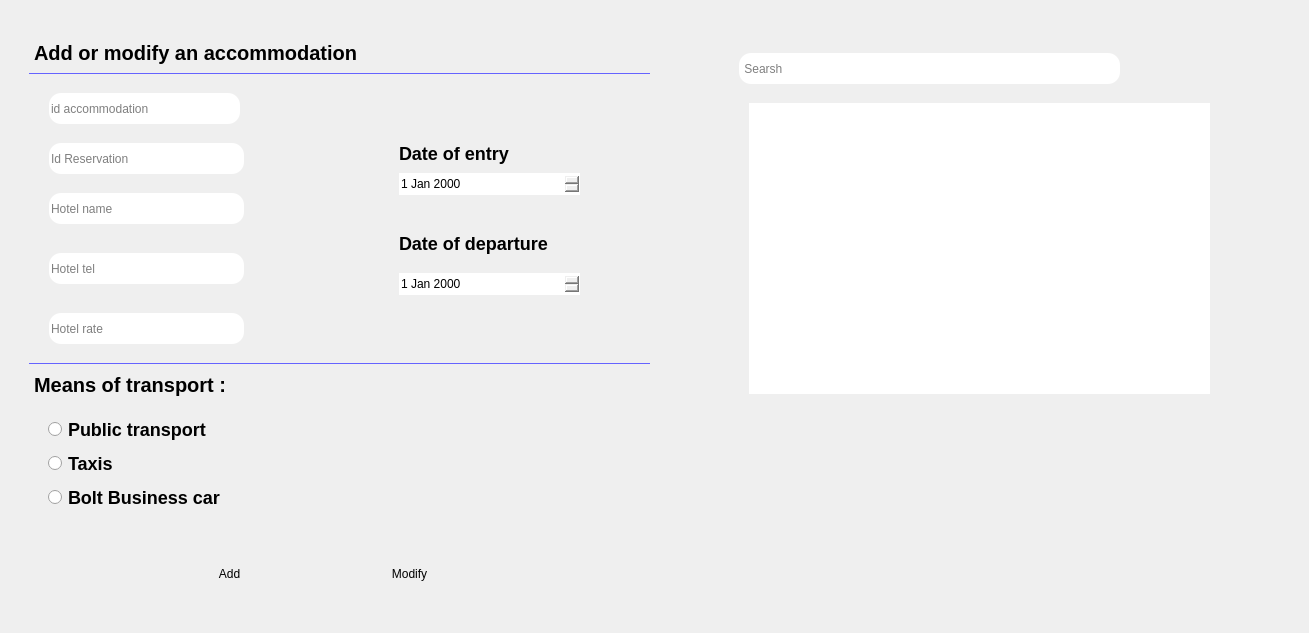
     <widget class="QWidget" name="accommodation_tab1">
      <attribute name="title">
       <string>Accommodation</string>
      </attribute>
      <widget class="QWidget" name="accommodation1" native="true">
       <property name="geometry">
        <rect>
         <x>29</x>
         <y>33</y>
         <width>621</width>
         <height>591</height>
        </rect>
       </property>
       <property name="sizeIncrement">
        <size>
         <width>1200</width>
         <height>1200</height>
        </size>
       </property>
       <property name="styleSheet">
        <string notr="true">border-radius:12px;</string>
       </property>
       <widget class="QLabel" name="label_41">
        <property name="geometry">
         <rect>
          <x>0</x>
          <y>0</y>
          <width>621</width>
          <height>41</height>
         </rect>
        </property>
        <property name="styleSheet">
         <string notr="true">background:transparent;
border-radius:0px;
font-size:20px;
font-weight:700;
border-bottom:1px solid #6563FF;</string>
        </property>
        <property name="text">
         <string>Add or modify an accommodation</string>
        </property>
       </widget>
       <widget class="QPushButton" name="pushButton_22">
        <property name="geometry">
         <rect>
          <x>130</x>
          <y>520</y>
          <width>141</width>
          <height>41</height>
         </rect>
        </property>
        <property name="text">
         <string>Add</string>
        </property>
       </widget>
       <widget class="QPushButton" name="pushButton_23">
        <property name="geometry">
         <rect>
          <x>310</x>
          <y>520</y>
          <width>141</width>
          <height>41</height>
         </rect>
        </property>
        <property name="text">
         <string>Modify</string>
        </property>
       </widget>
       <widget class="QLineEdit" name="id_accommodation_line">
        <property name="geometry">
         <rect>
          <x>20</x>
          <y>60</y>
          <width>191</width>
          <height>31</height>
         </rect>
        </property>
        <property name="text">
         <string/>
        </property>
        <property name="placeholderText">
         <string>id accommodation</string>
        </property>
       </widget>
       <widget class="QLineEdit" name="hotelname_accommodation_line">
        <property name="geometry">
         <rect>
          <x>20</x>
          <y>160</y>
          <width>195</width>
          <height>31</height>
         </rect>
        </property>
        <property name="text">
         <string/>
        </property>
        <property name="placeholderText">
         <string>Hotel name</string>
        </property>
       </widget>
       <widget class="QDateEdit" name="dateEdit_6">
        <property name="geometry">
         <rect>
          <x>370</x>
          <y>140</y>
          <width>181</width>
          <height>22</height>
         </rect>
        </property>
       </widget>
       <widget class="QLineEdit" name="hoteltelph_accommodation_line">
        <property name="geometry">
         <rect>
          <x>20</x>
          <y>220</y>
          <width>195</width>
          <height>31</height>
         </rect>
        </property>
        <property name="text">
         <string/>
        </property>
        <property name="placeholderText">
         <string>Hotel tel</string>
        </property>
       </widget>
       <widget class="QLineEdit" name="hotelrate_accommodation_line">
        <property name="geometry">
         <rect>
          <x>20</x>
          <y>280</y>
          <width>195</width>
          <height>31</height>
         </rect>
        </property>
        <property name="text">
         <string/>
        </property>
        <property name="placeholderText">
         <string>Hotel rate</string>
        </property>
       </widget>
       <widget class="QLineEdit" name="idreservation_accommodation_line">
        <property name="geometry">
         <rect>
          <x>20</x>
          <y>110</y>
          <width>195</width>
          <height>31</height>
         </rect>
        </property>
        <property name="text">
         <string/>
        </property>
        <property name="placeholderText">
         <string>Id Reservation</string>
        </property>
       </widget>
       <widget class="QDateEdit" name="dateEdit_7">
        <property name="geometry">
         <rect>
          <x>370</x>
          <y>240</y>
          <width>181</width>
          <height>22</height>
         </rect>
        </property>
       </widget>
       <widget class="QLabel" name="label_42">
        <property name="geometry">
         <rect>
          <x>370</x>
          <y>100</y>
          <width>181</width>
          <height>41</height>
         </rect>
        </property>
        <property name="styleSheet">
         <string notr="true">background:transparent;
border-radius:0px;
font-size:18px;
font-weight:700;
</string>
        </property>
        <property name="text">
         <string>Date of entry</string>
        </property>
       </widget>
       <widget class="QLabel" name="label_43">
        <property name="geometry">
         <rect>
          <x>370</x>
          <y>190</y>
          <width>181</width>
          <height>41</height>
         </rect>
        </property>
        <property name="styleSheet">
         <string notr="true">background:transparent;
border-radius:0px;
font-size:18px;
font-weight:700;
</string>
        </property>
        <property name="text">
         <string>Date of departure</string>
        </property>
       </widget>
       <widget class="QFrame" name="frame_21">
        <property name="geometry">
         <rect>
          <x>10</x>
          <y>370</y>
          <width>241</width>
          <height>121</height>
         </rect>
        </property>
        <property name="styleSheet">
         <string notr="true">
border-radius:12px;</string>
        </property>
        <property name="frameShape">
         <enum>QFrame::StyledPanel</enum>
        </property>
        <property name="frameShadow">
         <enum>QFrame::Raised</enum>
        </property>
        <layout class="QVBoxLayout" name="verticalLayout_10">
         <item>
          <widget class="QRadioButton" name="radioButton_18">
           <property name="styleSheet">
            <string notr="true">font-size:18px;
font-weight:500;</string>
           </property>
           <property name="text">
            <string>Public transport</string>
           </property>
          </widget>
         </item>
         <item>
          <widget class="QRadioButton" name="radioButton_19">
           <property name="styleSheet">
            <string notr="true">font-size:18px;
font-weight:500;</string>
           </property>
           <property name="text">
            <string>Taxis</string>
           </property>
          </widget>
         </item>
         <item>
          <widget class="QRadioButton" name="radioButton_20">
           <property name="styleSheet">
            <string notr="true">font-size:18px;
font-weight:500;</string>
           </property>
           <property name="text">
            <string>Bolt Business car</string>
           </property>
          </widget>
         </item>
        </layout>
       </widget>
       <widget class="QLabel" name="label_44">
        <property name="geometry">
         <rect>
          <x>0</x>
          <y>330</y>
          <width>621</width>
          <height>43</height>
         </rect>
        </property>
        <property name="styleSheet">
         <string notr="true">background:transparent;
border-radius:0px;
font-size:20px;
font-weight:700;
border-top:1px solid #6563FF;</string>
        </property>
        <property name="text">
         <string>Means of transport :</string>
        </property>
       </widget>
      </widget>
      <widget class="QWidget" name="accommodation2" native="true">
       <property name="geometry">
        <rect>
         <x>679</x>
         <y>33</y>
         <width>621</width>
         <height>591</height>
        </rect>
       </property>
       <property name="sizeIncrement">
        <size>
         <width>1200</width>
         <height>1200</height>
        </size>
       </property>
       <property name="styleSheet">
        <string notr="true">border-radius:12px;</string>
       </property>
       <widget class="QLineEdit" name="searsh_accommodation_line">
        <property name="geometry">
         <rect>
          <x>60</x>
          <y>20</y>
          <width>381</width>
          <height>31</height>
         </rect>
        </property>
        <property name="placeholderText">
         <string> Searsh</string>
        </property>
       </widget>
       <widget class="QListWidget" name="listWidget_15">
        <property name="geometry">
         <rect>
          <x>70</x>
          <y>70</y>
          <width>461</width>
          <height>291</height>
         </rect>
        </property>
       </widget>
      </widget>
     </widget>
